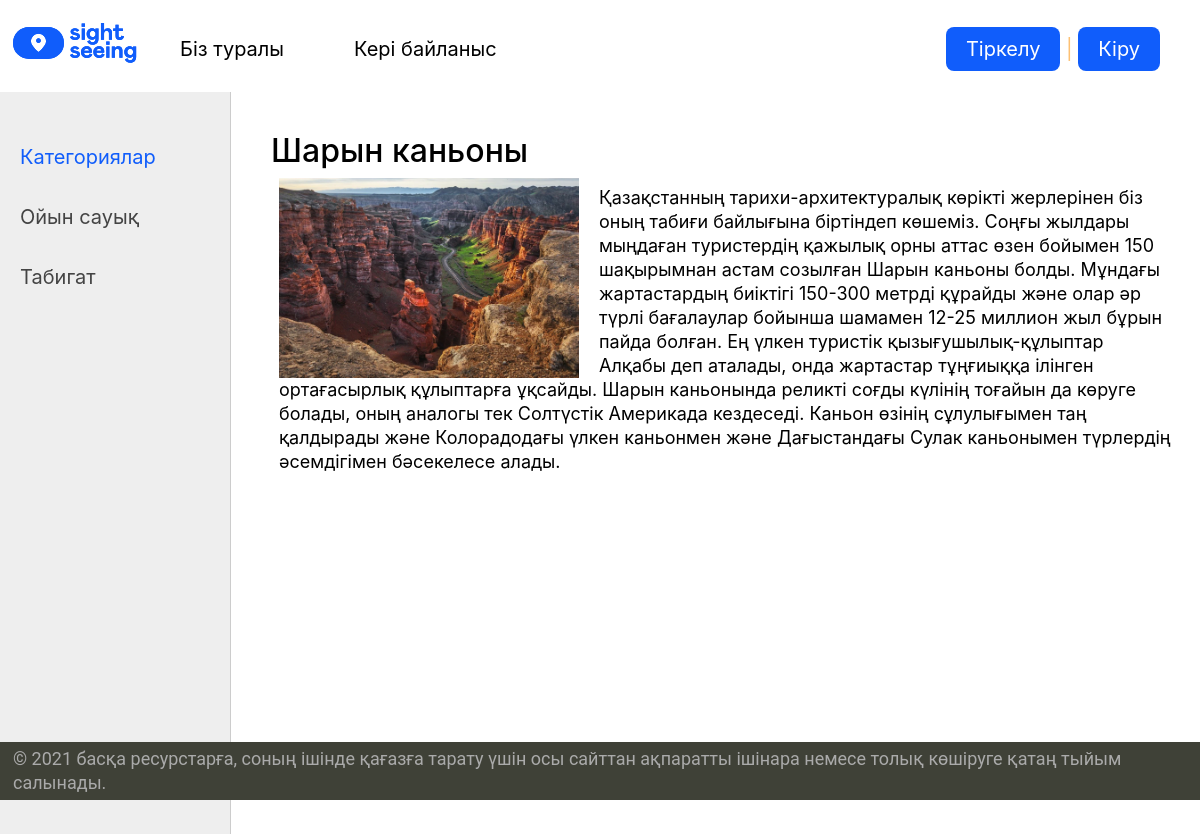
Screenshot of /post/sharyn-kanony/ with the database file from the repository.
### tourist/models.py (models this page shows, shortened)
class Category(models.Model):
    name = models.CharField(max_length=100, db_index=True, verbose_name="Категория")
    slug = models.SlugField(max_length=255, unique=True, db_index=True, verbose_name="URL")
    def get_absolute_url(self):
        return reverse('category', kwargs={'cat_slug': self.slug})
    class Meta:
        verbose_name = 'Категория'
        verbose_name_plural = 'Категории'
        ordering = ['id']

class Tourist(models.Model):
    title = models.CharField(max_length=255, verbose_name="Заголовок")
    slug = models.SlugField(max_length=255, unique=True, db_index=True, verbose_name="URL")
    content = models.TextField(blank=True, verbose_name="Текст статьи")
    photo = models.ImageField(upload_to="photos/%Y/%m/%d/", verbose_name="Фото")
    time_create = models.DateTimeField(auto_now_add=True, verbose_name="Время создания")
    time_update = models.DateTimeField(auto_now=True, verbose_name="Время изменения")
    is_published = models.BooleanField(default=True, verbose_name="Публикация")
    cat = models.ForeignKey('Category', on_delete=models.PROTECT, verbose_name="Категории")
    user = models.ForeignKey(User, verbose_name='Пользователь', on_delete=models.CASCADE)
    def __str__(self):
        return self.title
    class Meta:
        verbose_name = 'Көрікті жерлер'
        verbose_name_plural = 'Көрікті жерлер'
        ordering = ['id']

### tourist/views.py (the view)
# urls.py: path('post/<slug:post_slug>/', ShowPost.as_view(), name='post'),
class ShowPost(DataMixin, DetailView):
    model = Tourist
    template_name = 'tourist/post.html'
    slug_url_kwarg = 'post_slug'
    context_object_name = 'post'
    def get_context_data(self, *, object_list=None, **kwargs):
        context = super().get_context_data(**kwargs)
        c_def = self.get_user_context(title=context['post'])
        return dict(list(context.items()) + list(c_def.items()))

### tourist/utils.py (called while the page is built)
    def get_user_context(self, **kwargs):
        context = kwargs
        cats = Category.objects.annotate(Count('tourist'))
        user_menu = menu.copy()
        if not self.request.user.is_authenticated:
            user_menu.pop(1)
        context['menu'] = user_menu
        context['cats'] = cats
        if 'cat_selected' not in context:
            context['cat_selected'] = 0
        return context

### tourist/templates/tourist/post.html
{% extends 'tourist/base.html' %}
{% block content %}
<h1>{{post.title}}</h1>
{% if post.photo %}
<p><img class="img-article-left" src="{{post.photo.url}}"></p>
{% endif %}
{{post.content|linebreaks}}
{% endblock %}

### tourist/templates/tourist/base.html (shortened to what this page needs)
<!DOCTYPE html>
{% load static %}
{% load tourist_tags %}
{% load bootstrap4 %}
<html>
<head>
    {% bootstrap_css %}
	<link href="{% static 'tourist/css/styles.css' %}" rel="stylesheet" />
	<link href="{% static 'tourist/css/bootstrap.min.css' %}" rel="stylesheet" />
	<link href="{% static 'tourist/css/datepicker.css' %}" rel="stylesheet" />
	<link href="{% static 'tourist/css/templatemo-style.css' %}" rel="stylesheet" />
	<link href="{% static 'font/css/font-awesome.css' %}" rel="stylesheet" />
    <link rel="stylesheet" href="font-awesome-4.7.0/css/font-awesome.min.css">
    <link rel="stylesheet" href="css/bootstrap.min.css">
    <link rel="stylesheet" type="text/css" href="{% static 'tourist/slick/slick.css' %}" />
    <link rel="stylesheet" type="text/css" href="{% static 'slick/slick-theme.css' %}"/>
</head>
<body>
<table class="table-page" border=0 cellpadding="0" cellspacing="0">
<tr><td valign=top>
{% block mainmenu %}
		<div class="header">
			<ul id="mainmenu" class="mainmenu">
			<li class="logo"><a href="{% url 'home' %}"><div class="logo">
            </div></a></li>
{% for m in menu %}
			<li><a href="{% url m.url_name %}">{{m.title}}</a></li>
{% endfor %}
				{% if request.user.is_authenticated %}
				<li class="last"> {{user.username}} | <a href="{% url 'logout' %}">Шығу</a></li>
				{% else %}
				<li class="last"><a class="header_btn" href="{% url 'register' %}">Тіркелу</a> | <a  href="{% url 'login' %}">Кіру</a></li>
				{% endif %}
			</ul>
		</div>
{% endblock mainmenu %}
<table class="table-content" border=0 cellpadding="0" cellspacing="0">
<tr>
	<td valign="top" class="left-chapters">
	<ul id="leftchapters">
{% if cat_selected == 0 %}
		<li class="selected">Категориялар</li>
{% else %}
		<li><a href="{% url 'home' %}">Категориялар</a></li>
{% endif %}
{% for c in cats %}
{% if c.tourist__count > 0 %}
	{% if c.pk == cat_selected %}
		<li class="selected">{{c.name}}</li>
	{% else %}
		<li><a href="{{ c.get_absolute_url }}">{{c.name}}</a></li>
	{% endif %}
{% endif %}
{% endfor %}
	</ul>
</td>
<td valign="top" class="content">
	<div class="content-text">
{% block content %}
{% endblock %}
	</div>
</td></tr></table>
</td></tr>
<tr><td valign=top>
	<div id="footer">
		<p>© 2021 басқа ресурстарға, соның ішінде қағазға тарату үшін осы сайттан ақпаратты ішінара немесе толық көшіруге қатаң тыйым салынады.</p>
	</div>
</td></tr></table>
</body>
</html>

### tourist/static/tourist/css/styles.css (style rules this page uses)
html, body { font-family: "Inter",sans-serif; margin: 0; padding: 0; height: 100%; width: 100%; color: #444; }
p { font-size: 18px; line-height: 24px; padding: 0 8px; margin: 0; }
a { color: #00FFFF; text-decoration: none; }
img { width: auto; height: auto; }
img.img-article-left { max-width: 300px; height: auto; float: left; margin-right: 20px; }
.table-page { width: 100%; height: 100%; vertical-align: top; }
.table-page tr { height: 100%; }
.header { background-color: #ffffff; height: auto; padding: 16px 0px; }
.logo { background: url('../images/logo-sight.svg') no-repeat 10px 5px; width: 150px; height: 60px; }
ul.mainmenu { list-style: none; margin: 0; padding: 0; height: 60px; color: #fdc073; font-size: 20px; overflow: hidden; }
ul.mainmenu li { float: left; margin: 18px 40px 0 30px; }
ul.mainmenu li.logo { margin: 0; }
ul.mainmenu li.last { float: right; }
.last a { padding: 10px 20px; background-color: #105dfb; color: #ffffff!important; border:none; border-radius: 8px; }
ul.mainmenu li a { color: #000000; text-decoration: none; }
.table-content { width: 100%; min-height: 100%; height: 100%; }
.left-chapters { margin: 0; background: #eee; border-right: 1px solid #ccc; min-height: 100%; }
.left-chapters ul { width: 230px; min-height: 100%; margin: 0; padding: 20px 10px 10px 20px; list-style: none; font-size: 20px; }
.left-chapters ul li { margin: 30px 0 0 0; color: #999; }
.left-chapters ul li.selected { color: #105dfb; }
.left-chapters ul li a { color: #444; text-decoration: none; }
.content { padding: 40px 20px 20px 40px; width: 100%; box-sizing: border-box; }
.content-text { color: #000; font-size: 18px; line-height: 24px; }
.content-text h1 { font-size: 32px; }
#footer { box-sizing: border-box; background: #3F4137; padding: 5px; color: #aaa; font-size: 14px; font-family: Roboto, sans-serif; text-align: left; overflow: hidden; }

### tourist/static/tourist/css/templatemo-style.css (style rules this page uses)
body { font-family: 'Open Sans', Helvetica, Arial, sans-serif; font-size: 13px; font-weight: 300; background: #e6e6e6; }
a, button { transition: all 0.3s ease; }
p:last-child { margin-bottom: 0; }

### rows the page displays
Category: name "Ойын сауық"
Category: name "Табигат"
Tourist: title "Шарын каньоны", photo (picture), content "Қазақстанның тарихи-архитектуралық көрікті жерлерінен біз оның табиғи байлығына біртіндеп көшеміз. Соңғы жылдары мыңдаған туристердің қажылық орны аттас өзен бойымен 150 шақырымнан астам созылған Шарын каньоны болды. Мұндағы жартастардың биіктігі 150-300 метрді құрайды және олар әр түрлі бағалаулар бойынша шамамен 12-25 миллион жыл бұрын пайда болған. Ең үлкен туристік қызығушылық-құлыптар Алқабы деп аталады, онда жартастар тұңғиыққа ілінген ортағасырлық құлыптарға ұқсайды. Шарын каньонында реликті соғды күлінің тоғайын да көруге болады, оның аналогы тек Солтүстік Америкада кездеседі. Каньон өзінің сұлулығымен таң қалдырады және Колорадодағы үлкен каньонмен және Дағыстандағы Сулак…"

### other values shown
{{ m.title }} "Біз туралы" "Кері байланыс"
